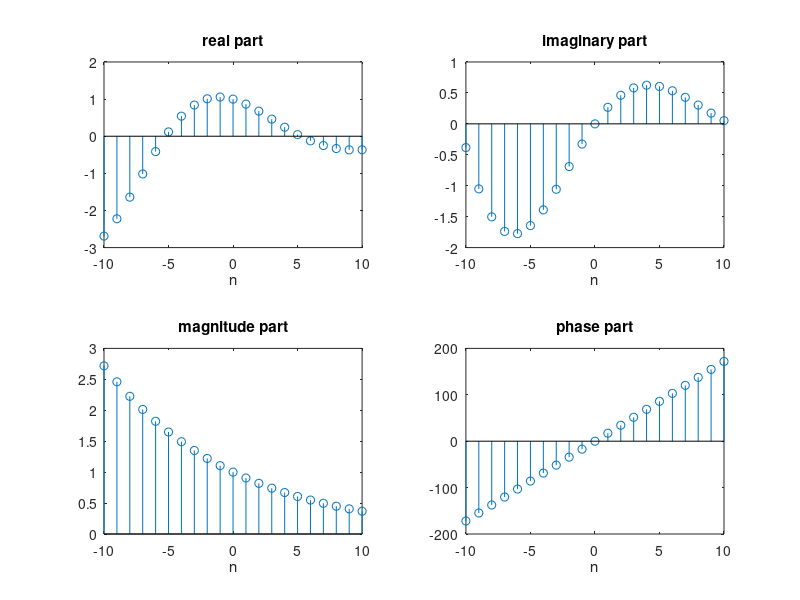

The MATLAB source for this figure:
n = [-10:1:10]; alpha = -0.1 + 0.3j;
x = exp(alpha * n);
subplot(2, 2, 1); stem(n, real(x)); title("real part"); xlabel("n")
subplot(2, 2, 2); stem(n, imag(x)); title("imaginary part"); xlabel("n")
subplot(2, 2, 3); stem(n, abs(x)); title("magnitude part"); xlabel("n")
subplot(2, 2, 4); stem(n, (180/pi) * angle(x)); title("phase part"); xlabel("n");